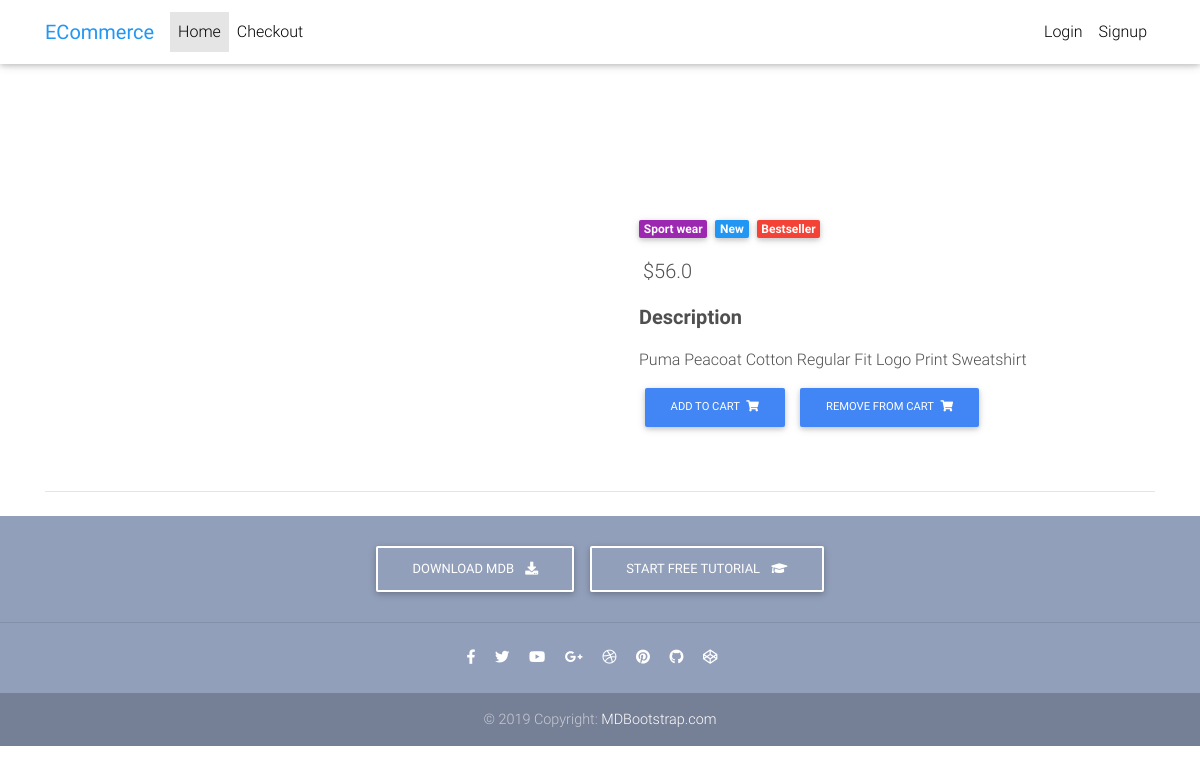
/product/test2/, run on the app's committed database.
### core/models.py (models this page shows, shortened)
class Item(models.Model):
    title = models.CharField(max_length=100)
    price = models.FloatField()
    discount_price = models.FloatField(blank=True, null=True)
    category = models.CharField(choices=CATEGORY_CHOICES, max_length=2)
    label = models.CharField(choices=LABEL_CHOICES, max_length=1)
    slug = models.SlugField()
    description = models.TextField()
    def get_add_to_cart_url(self):
        return reverse("core:add-to-cart", kwargs={
            'slug': self.slug
        })
    def get_remove_from_cart_url(self):
        return reverse("core:remove-from-cart", kwargs={
            'slug': self.slug
        })

### core/views.py (the view)
# urls.py: path('product/<slug>/', ItemDetailView.as_view(), name='product'),
class ItemDetailView(DetailView):
    model = Item
    template_name = "product.html"

### templates/product.html (shortened to what this page needs)
{% extends 'base.html' %}
{% block content %}
  <main class="mt-5 pt-4">
    <div class="container dark-grey-text mt-5">
      <div class="row wow fadeIn">
        <div class="col-md-6 mb-4">
        </div>
        <div class="col-md-6 mb-4">
          <div class="p-4">
            <div class="mb-3">
              <a href="">
                <span class="badge purple mr-1">{{object.get_category_display}}</span>
              </a>
              <a href="">
                <span class="badge blue mr-1">New</span>
              </a>
              <a href="">
                <span class="badge red mr-1">Bestseller</span>
              </a>
            </div>
            <p class="lead">
              <span>${{object.price}}</span>
            </p>
            <p class="lead font-weight-bold">Description</p>
            <p>{{object.description}}</p>
              <a href="{{object.get_add_to_cart_url}}" class="btn btn-primary btn-md my-0 p" type="submit">Add to cart
                <i class="fas fa-shopping-cart ml-1"></i>
              </a>
              <a href="{{object.get_remove_from_cart_url}}" class="btn btn-primary btn-md my-0 p" type="submit">Remove from cart
                <i class="fas fa-shopping-cart ml-1"></i>
              </a>
          </div>
        </div>
      </div>
      <hr>
    </div>
  </main>
 {% endblock content %}

### templates/base.html (style rules this page uses)
html, body, header, .carousel { height: 60vh; }

### data on the page
Item: category "Sport wear", price "56.0", description "Puma Peacoat Cotton Regular Fit Logo Print Sweatshirt"
